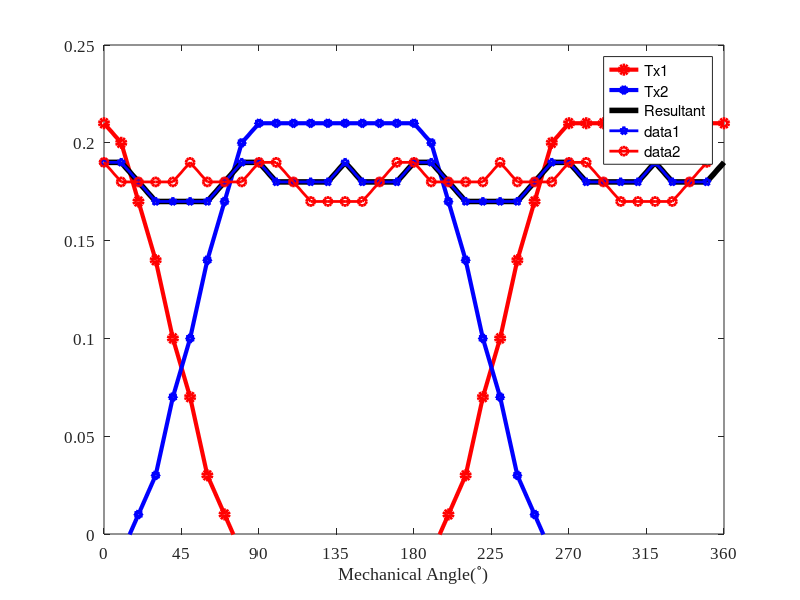
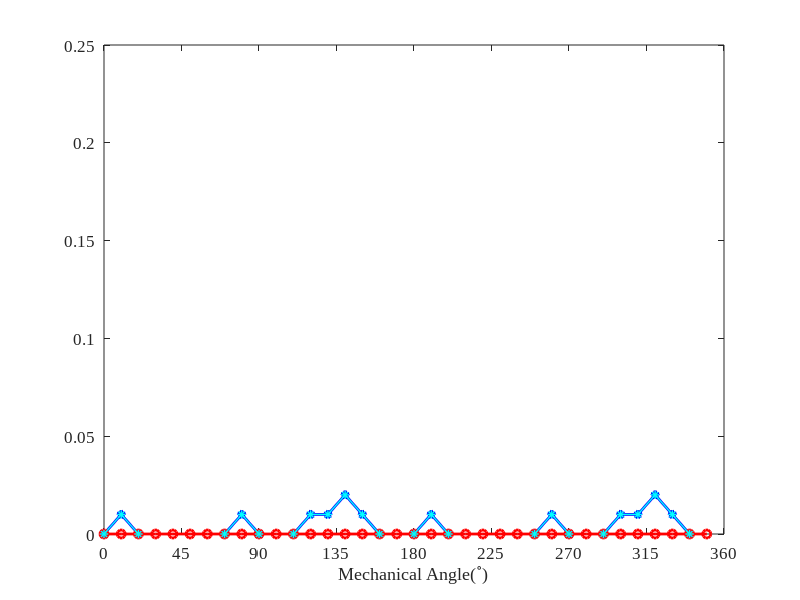
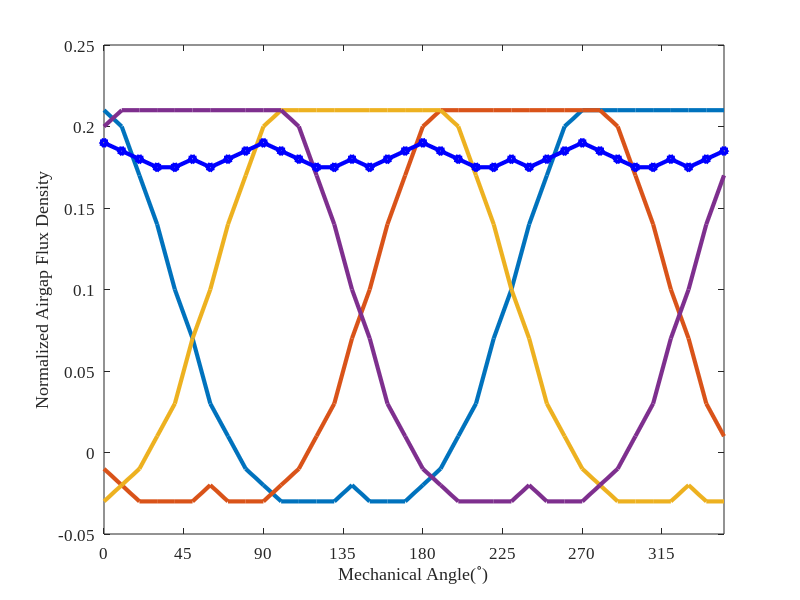
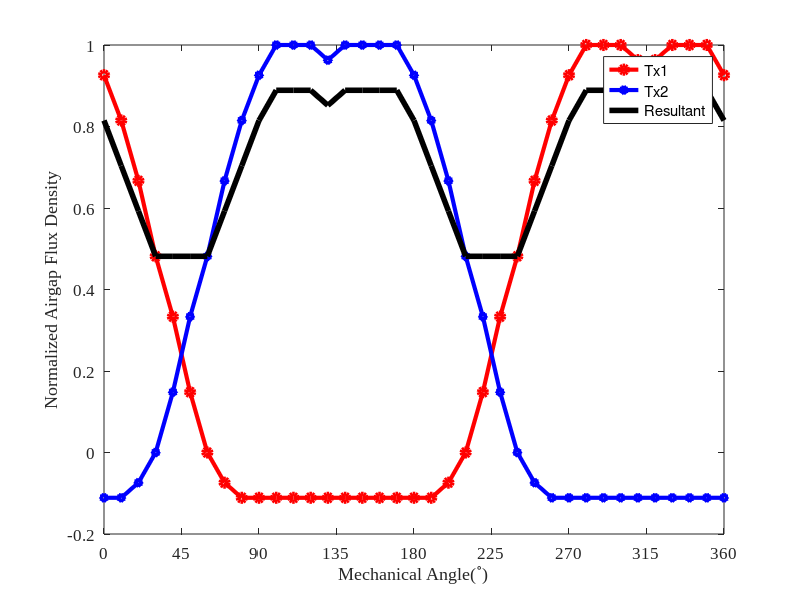

Here is the MATLAB script that generated these plots, in order:
load('normal_airgap.mat')
load('bended_airgap.mat')
%%

% bended_p1_total=bended_p1_total/max(bended_p1_total);
% bended_p2_total=bended_p2_total/max(bended_p2_total);
figure()
plot(bended_angle,bended_p1_total,'-or','LineWidth',3);
hold on;
plot(bended_angle,bended_p2_total,'-pb','LineWidth',3);
hold on ;
plot(bended_angle,(bended_p2_total+bended_p1_total),'k','LineWidth',4);
xlim([0 360])

ylabel({'Normalized Airgap Flux Density'},'FontName','Times New Roman');
xlabel({'Mechanical Angle(^\circ)'},'FontName','Times New Roman');
set(gca,'FontName','Times New Roman','FontSize',12,'XTick',...
    [0 45 90 135 180 225 270 315 360]);
legend('Tx1','Tx2','Resultant');
set(legend,'Location','best');
%% bunda sinusler, 2 tane 90 derece shiftli seconder var 
seconder1=bended_p2_total(1:end-1)+bended_p1_total(1:end-1);
seconder2=[seconder1(10:end),seconder1(1:9)];
seconder3=[seconder2(10:end),seconder2(1:9)];
seconder4=[seconder3(10:end),seconder3(1:9)];

% figure()
hold on;
plot(bended_angle(1:end-1),seconder1,'-pb','LineWidth',2);
hold on;
plot(bended_angle(1:end-1),seconder2,'-or','LineWidth',2);
hold on;
% plot(bended_angle(1:end-1),seconder3,'-c*','LineWidth',1);
% hold on;
% plot(bended_angle(1:end-1),seconder4,'-gs','LineWidth',1);
xlim([0 360])

ylabel({''},'FontName','Times New Roman');
xlabel({'Mechanical Angle(^\circ)'},'FontName','Times New Roman');
set(gca,'FontName','Times New Roman','FontSize',12,'XTick',...
    [0 45 90 135 180 225 270 315 360]);
ylim([0 0.25])
% grid on;
%% Delta M 

figure()
plot(bended_angle(1:end-1),seconder1-seconder2,'-pb','LineWidth',2);
hold on;
plot(bended_angle(1:end-1),seconder1-seconder3,'-or','LineWidth',2);
hold on;
plot(bended_angle(1:end-1),seconder1-seconder4,'-c*','LineWidth',1);
xlim([0 360])

ylabel({''},'FontName','Times New Roman');
xlabel({'Mechanical Angle(^\circ)'},'FontName','Times New Roman');
set(gca,'FontName','Times New Roman','FontSize',12,'XTick',...
    [0 45 90 135 180 225 270 315 360]);
ylim([0 0.25])

%%
bended_p1_total1=bended_p1_total(1:end-1)+[bended_p1_total(10:end-1),bended_p1_total(1:9)]+...
    [bended_p1_total(19:end-1),bended_p1_total(1:18)]+...
    [bended_p1_total(28:end-1),bended_p1_total(1:27)];
%% primer grafiği böyle olucak
figure()
plot(bended_angle(1:end-1),bended_p1_total(1:end-1),'LineWidth',3);
hold on;
plot(bended_angle(1:end-1),[bended_p1_total(9:end-1),bended_p1_total(1:8)],'LineWidth',3);
hold on;
plot(bended_angle(1:end-1),[bended_p1_total(18:end-1),bended_p1_total(1:17)],'LineWidth',3);
hold on;
plot(bended_angle(1:end-1),  [bended_p1_total(27:end-1),bended_p1_total(1:26)],'LineWidth',3);
hold on;
plot(bended_angle(1:end-1),bended_p1_total1/2,'-pb','LineWidth',3);
hold on;
% plot(bended_angle(1:end-1),[bended_p1_total1(19:end),bended_p1_total1(1:18)]/2,'-or','LineWidth',2);
% xlim([0 360])

ylabel({'Normalized Airgap Flux Density'},'FontName','Times New Roman');
xlabel({'Mechanical Angle(^\circ)'},'FontName','Times New Roman');
set(gca,'FontName','Times New Roman','FontSize',12,'XTick',...
    [0 45 90 135 180 225 270 315 360]);
% ylim([0 1])



%%

normal_p1_total=normal_p1_total/max(normal_p1_total);
normal_p2_total=normal_p2_total/max(normal_p2_total);
figure()
plot(normal_angle,normal_p1_total,'-or','LineWidth',3);
hold on;
plot(normal_angle,normal_p2_total,'-pb','LineWidth',3);
hold on ;
plot(normal_angle,normal_p2_total+normal_p1_total,'k','LineWidth',4);
hold on ;
xlim([0 360])


ylabel({'Normalized Airgap Flux Density'},'FontName','Times New Roman');
xlabel({'Mechanical Angle(^\circ)'},'FontName','Times New Roman');
set(gca,'FontName','Times New Roman','FontSize',12,'XTick',...
    [0 45 90 135 180 225 270 315 360]);
legend('Tx1','Tx2','Resultant');
set(legend,'Location','best');
